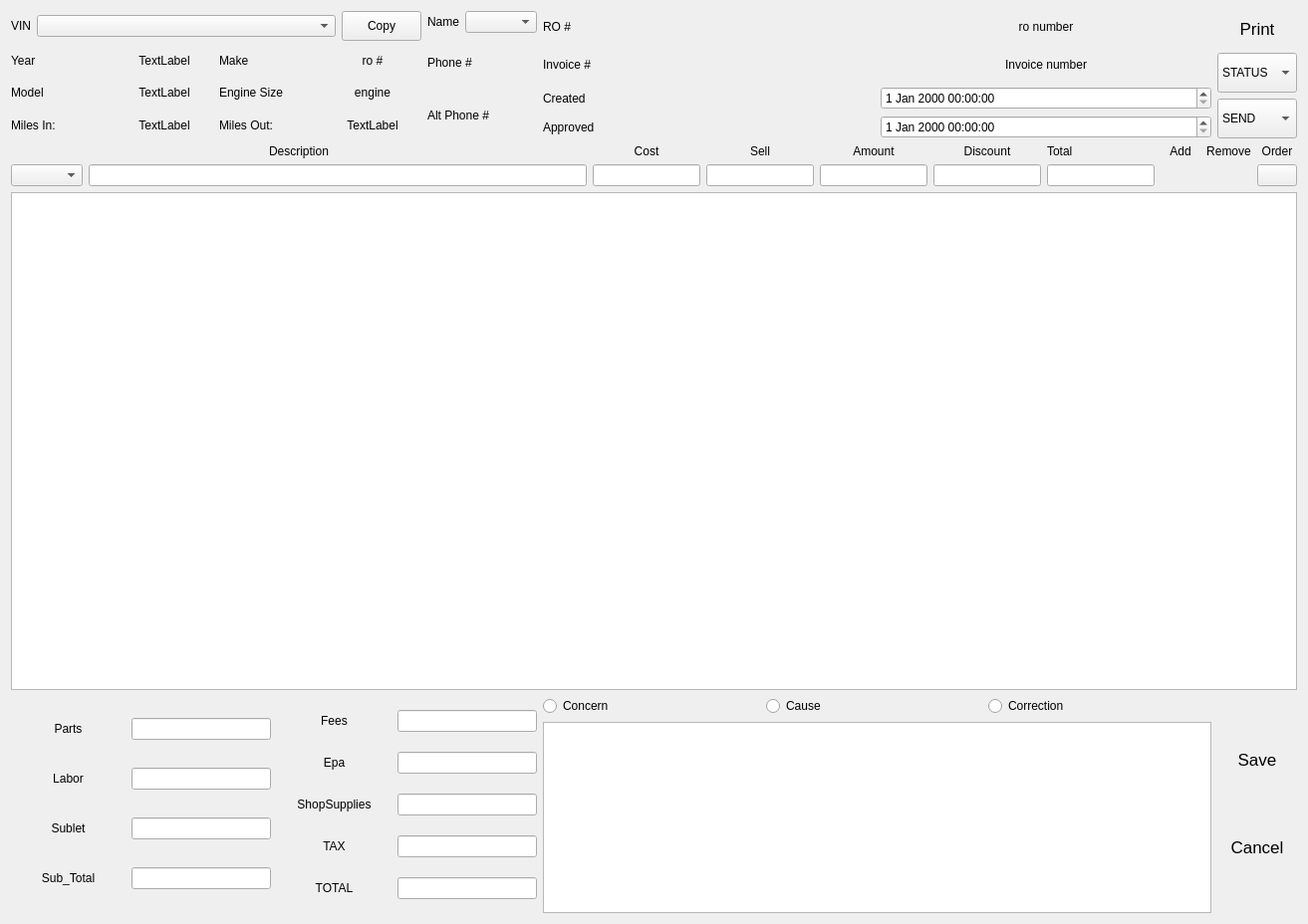
<widget class="QWidget" name="ro_control_page">
<layout class="QGridLayout" name="gridLayout_28">
<item column="0" row="0">
<layout class="QVBoxLayout" name="verticalLayout_18">
<item>
<layout class="QHBoxLayout" name="horizontalLayout_42">
<item>
<widget class="QLabel" name="vin_ro_label">
<property name="text">
<string>VIN</string>
</property>
</widget>
</item>
<item>
<widget class="QComboBox" name="vin_ro_box">
<property name="minimumSize">
<size>
<width>300</width>
<height>0</height>
</size>
</property>
</widget>
</item>
<item>
<widget class="QPushButton" name="vin_copy_button_2">
<property name="minimumSize">
<size>
<width>80</width>
<height>30</height>
</size>
</property>
<property name="maximumSize">
<size>
<width>100</width>
<height>16777215</height>
</size>
</property>

<property name="text">
<string>Copy</string>
</property>
<property name="icon">
<iconset>
<normaloff>Icons/edit.png</normaloff>Icons/edit.png</iconset>
</property>
</widget>
</item>
</layout>
</item>
<item>
<layout class="QHBoxLayout" name="horizontalLayout_46">
<item>
<layout class="QHBoxLayout" name="horizontalLayout_43">
<item>
<widget class="QLabel" name="year_label_2">
<property name="text">
<string>Year</string>
</property>
</widget>
</item>
<item>
<widget class="QLabel" name="year_ro_label">
<property name="text">
<string>TextLabel</string>
</property>
<property name="alignment">
<set>Qt::AlignCenter</set>
</property>
</widget>
</item>
</layout>
</item>
<item>
<layout class="QHBoxLayout" name="horizontalLayout_45">
<item>
<widget class="QLabel" name="make_label_2">
<property name="text">
<string>Make</string>
</property>
</widget>
</item>
<item>
<widget class="QLabel" name="make_ro_label">
<property name="text">
<string>ro #</string>
</property>
<property name="alignment">
<set>Qt::AlignCenter</set>
</property>
</widget>
</item>
</layout>
</item>
</layout>
</item>
<item>
<layout class="QHBoxLayout" name="horizontalLayout_48">
<item>
<layout class="QHBoxLayout" name="horizontalLayout_44">
<item>
<widget class="QLabel" name="model_label_2">
<property name="text">
<string>Model</string>
</property>
</widget>
</item>
<item>
<widget class="QLabel" name="model_ro_label">
<property name="text">
<string>TextLabel</string>
</property>
<property name="alignment">
<set>Qt::AlignCenter</set>
</property>
</widget>
</item>
</layout>
</item>
<item>
<layout class="QHBoxLayout" name="horizontalLayout_47">
<item>
<widget class="QLabel" name="label_3">
<property name="text">
<string>Engine Size</string>
</property>
</widget>
</item>
<item>
<widget class="QLabel" name="engine_size_ro_label">
<property name="text">
<string>engine</string>
</property>
<property name="alignment">
<set>Qt::AlignCenter</set>
</property>
</widget>
</item>
</layout>
</item>
</layout>
</item>
<item>
<layout class="QHBoxLayout" name="horizontalLayout_41">
<item>
<widget class="QLabel" name="label_5">
<property name="text">
<string>Miles In:</string>
</property>
</widget>
</item>
<item>
<widget class="QLabel" name="miles_in_label">
<property name="text">
<string>TextLabel</string>
</property>
<property name="alignment">
<set>Qt::AlignCenter</set>
</property>
</widget>
</item>
<item>
<widget class="QLabel" name="label_6">
<property name="text">
<string>Miles Out:</string>
</property>
</widget>
</item>
<item>
<widget class="QLabel" name="miles_out_label">
<property name="text">
<string>TextLabel</string>
</property>
<property name="alignment">
<set>Qt::AlignCenter</set>
</property>
</widget>
</item>
</layout>
</item>
</layout>
</item>
<item column="1" row="0">
<layout class="QVBoxLayout" name="verticalLayout_19">
<item>
<layout class="QHBoxLayout" name="horizontalLayout_49">
<item>
<widget class="QLabel" name="name_ro_label">
<property name="text">
<string>Name</string>
</property>
</widget>
</item>
<item>
<widget class="QComboBox" name="name_ro_box"/>
</item>
</layout>
</item>
<item>
<layout class="QHBoxLayout" name="horizontalLayout_50">
<item>
<widget class="QLabel" name="phone_ro_labe">
<property name="text">
<string>Phone #</string>
</property>
</widget>
</item>
</layout>
</item>
<item>
<layout class="QHBoxLayout" name="horizontalLayout_51">
<item>
<widget class="QLabel" name="alt_ro_label">
<property name="text">
<string>Alt Phone #</string>
</property>
</widget>
</item>
</layout>
</item>
</layout>
</item>
<item column="2" row="0">
<layout class="QVBoxLayout" name="verticalLayout_20">
<item>
<layout class="QHBoxLayout" name="horizontalLayout_52">
<item>
<widget class="QLabel" name="ro_label">
<property name="text">
<string>RO #</string>
</property>
</widget>
</item>
<item>
<widget class="QLabel" name="estimate_number_label">
<property name="text">
<string>ro number</string>
</property>
<property name="alignment">
<set>Qt::AlignCenter</set>
</property>
</widget>
</item>
</layout>
</item>
<item>
<layout class="QHBoxLayout" name="horizontalLayout_53">
<item>
<widget class="QLabel" name="invoice_label">
<property name="text">
<string>Invoice #</string>
</property>
</widget>
</item>
<item>
<widget class="QLabel" name="inboice_number_label">
<property name="text">
<string>Invoice number</string>
</property>
<property name="alignment">
<set>Qt::AlignCenter</set>
</property>
</widget>
</item>
</layout>
</item>
<item>
<layout class="QHBoxLayout" name="horizontalLayout_54">
<item>
<widget class="QLabel" name="create_date_label">
<property name="text">
<string>Created</string>
</property>
</widget>
</item>
<item>
<widget class="QDateTimeEdit" name="created_time"/>
</item>
</layout>
</item>
<item>
<layout class="QHBoxLayout" name="horizontalLayout_55">
<item>
<widget class="QLabel" name="approved_ro_label">
<property name="sizePolicy">
<sizepolicy hsizetype="Preferred" vsizetype="Minimum">
<horstretch>0</horstretch>
<verstretch>0</verstretch>
</sizepolicy>
</property>
<property name="text">
<string>Approved</string>
</property>
</widget>
</item>
<item>
<widget class="QDateTimeEdit" name="dateTimeEdit"/>
</item>
</layout>
</item>
</layout>
</item>
<item column="3" row="0">
<layout class="QVBoxLayout" name="verticalLayout_32">
<item>
<widget class="QPushButton" name="print_ro_button">
<property name="minimumSize">
<size>
<width>0</width>
<height>36</height>
</size>
</property>
<property name="maximumSize">
<size>
<width>200</width>
<height>36</height>
</size>
</property>
<property name="font">
<font>
<pointsize>13</pointsize>
</font>
</property>

<property name="text">
<string>Print</string>
</property>
<property name="icon">
<iconset>
<normaloff>Icons/print.png</normaloff>Icons/print.png</iconset>
</property>
<property name="iconSize">
<size>
<width>30</width>
<height>30</height>
</size>
</property>
<property name="flat">
<bool>true</bool>
</property>
</widget>
</item>
<item>
<widget class="QComboBox" name="status_box">
<property name="minimumSize">
<size>
<width>0</width>
<height>40</height>
</size>
</property>
<property name="maximumSize">
<size>
<width>200</width>
<height>16777215</height>
</size>
</property>

<item>
<property name="text">
<string>STATUS</string>
</property>
</item>
</widget>
</item>
<item>
<widget class="QComboBox" name="send_box">
<property name="minimumSize">
<size>
<width>0</width>
<height>40</height>
</size>
</property>
<property name="maximumSize">
<size>
<width>200</width>
<height>16777215</height>
</size>
</property>

<property name="currentText">
<string>SEND</string>
</property>
<item>
<property name="text">
<string>SEND</string>
</property>
</item>
</widget>
</item>
</layout>
</item>
<item colspan="4" column="0" row="1">
<layout class="QHBoxLayout" name="horizontalLayout_57">
<item>
<layout class="QVBoxLayout" name="verticalLayout_21">
<item>
<widget class="QLabel" name="label_7">
<property name="sizePolicy">
<sizepolicy hsizetype="Minimum" vsizetype="Preferred">
<horstretch>0</horstretch>
<verstretch>0</verstretch>
</sizepolicy>
</property>
<property name="minimumSize">
<size>
<width>300</width>
<height>0</height>
</size>
</property>
<property name="text">
<string>Description</string>
</property>
<property name="alignment">
<set>Qt::AlignCenter</set>
</property>
</widget>
</item>
<item>
<layout class="QHBoxLayout" name="horizontalLayout_56">
<item>
<widget class="QComboBox" name="service_type_box"/>
</item>
<item>
<widget class="QLineEdit" name="service_type_edit">
<property name="minimumSize">
<size>
<width>500</width>
<height>0</height>
</size>
</property>
<property name="alignment">
<set>Qt::AlignCenter</set>
</property>
</widget>
</item>
</layout>
</item>
</layout>
</item>
<item>
<layout class="QVBoxLayout" name="verticalLayout_22">
<item>
<widget class="QLabel" name="label_8">
<property name="text">
<string>Cost</string>
</property>
<property name="alignment">
<set>Qt::AlignCenter</set>
</property>
</widget>
</item>
<item>
<widget class="QLineEdit" name="cost_item_line">
<property name="alignment">
<set>Qt::AlignCenter</set>
</property>
</widget>
</item>
</layout>
</item>
<item>
<layout class="QVBoxLayout" name="verticalLayout_27">
<item>
<widget class="QLabel" name="label_9">
<property name="text">
<string>Sell</string>
</property>
<property name="alignment">
<set>Qt::AlignCenter</set>
</property>
</widget>
</item>
<item>
<widget class="QLineEdit" name="sell_item_line">
<property name="alignment">
<set>Qt::AlignCenter</set>
</property>
</widget>
</item>
</layout>
</item>
<item>
<layout class="QVBoxLayout" name="verticalLayout_23">
<item>
<widget class="QLabel" name="label_10">
<property name="text">
<string>Amount</string>
</property>
<property name="alignment">
<set>Qt::AlignCenter</set>
</property>
</widget>
</item>
<item>
<widget class="QLineEdit" name="amount_item_line">
<property name="alignment">
<set>Qt::AlignCenter</set>
</property>
</widget>
</item>
</layout>
</item>
<item>
<layout class="QVBoxLayout" name="verticalLayout_24">
<item>
<widget class="QLabel" name="label_12">
<property name="text">
<string>Discount</string>
</property>
<property name="alignment">
<set>Qt::AlignCenter</set>
</property>
</widget>
</item>
<item>
<widget class="QLineEdit" name="discount_item_line">
<property name="alignment">
<set>Qt::AlignCenter</set>
</property>
</widget>
</item>
</layout>
</item>
<item>
<layout class="QVBoxLayout" name="verticalLayout_28">
<item>
<widget class="QLabel" name="label_11">
<property name="text">
<string>Total</string>
</property>
</widget>
</item>
<item>
<widget class="QLineEdit" name="total_amount_line">
<property name="alignment">
<set>Qt::AlignCenter</set>
</property>
</widget>
</item>
</layout>
</item>
<item>
<layout class="QVBoxLayout" name="verticalLayout_25">
<item>
<widget class="QLabel" name="label_13">
<property name="text">
<string>Add</string>
</property>
<property name="alignment">
<set>Qt::AlignCenter</set>
</property>
</widget>
</item>
<item>
<widget class="QPushButton" name="add_update_button_2">

<property name="text">
<string/>
</property>
<property name="icon">
<iconset>
<normaloff>icons3/24x24/cil-plus.png</normaloff>icons3/24x24/cil-plus.png</iconset>
</property>
<property name="iconSize">
<size>
<width>30</width>
<height>30</height>
</size>
</property>
<property name="flat">
<bool>true</bool>
</property>
</widget>
</item>
</layout>
</item>
<item>
<layout class="QVBoxLayout" name="verticalLayout_26">
<item>
<widget class="QLabel" name="label_14">
<property name="text">
<string>Remove</string>
</property>
<property name="alignment">
<set>Qt::AlignCenter</set>
</property>
</widget>
</item>
<item>
<widget class="QPushButton" name="delete_button_2">

<property name="text">
<string/>
</property>
<property name="icon">
<iconset>
<normaloff>icons3/24x24/cil-minus.png</normaloff>icons3/24x24/cil-minus.png</iconset>
</property>
<property name="iconSize">
<size>
<width>30</width>
<height>30</height>
</size>
</property>
<property name="flat">
<bool>true</bool>
</property>
</widget>
</item>
</layout>
</item>
<item>
<layout class="QVBoxLayout" name="verticalLayout_29">
<item>
<widget class="QLabel" name="label_15">
<property name="text">
<string>Order</string>
</property>
<property name="alignment">
<set>Qt::AlignCenter</set>
</property>
</widget>
</item>
<item>
<widget class="QPushButton" name="parts_order_button">

<property name="text">
<string/>
</property>
<property name="icon">
<iconset>
<normaloff>icons3/24x24/cil-rss.png</normaloff>icons3/24x24/cil-rss.png</iconset>
</property>
<property name="iconSize">
<size>
<width>30</width>
<height>30</height>
</size>
</property>
</widget>
</item>
</layout>
</item>
</layout>
</item>
<item colspan="4" column="0" row="2">
<widget class="QTableWidget" name="activity_table">
<property name="minimumSize">
<size>
<width>0</width>
<height>500</height>
</size>
</property>
</widget>
</item>
<item colspan="2" column="0" row="3">
<layout class="QHBoxLayout" name="horizontalLayout_58">
<item>
<layout class="QVBoxLayout" name="verticalLayout_30">
<item>
<layout class="QHBoxLayout" name="horizontalLayout_59">
<item>
<widget class="QLabel" name="parts_total_label_2">

<property name="text">
<string>Parts</string>
</property>
<property name="alignment">
<set>Qt::AlignCenter</set>
</property>
</widget>
</item>
<item>
<widget class="QLineEdit" name="parts_total_line_2">
<property name="maximumSize">
<size>
<width>140</width>
<height>16777215</height>
</size>
</property>

<property name="alignment">
<set>Qt::AlignCenter</set>
</property>
</widget>
</item>
</layout>
</item>
<item>
<layout class="QHBoxLayout" name="horizontalLayout_60">
<item>
<widget class="QLabel" name="labor_total_label_2">

<property name="text">
<string>Labor</string>
</property>
<property name="alignment">
<set>Qt::AlignCenter</set>
</property>
</widget>
</item>
<item>
<widget class="QLineEdit" name="labor_total_line_2">
<property name="maximumSize">
<size>
<width>140</width>
<height>16777215</height>
</size>
</property>

<property name="alignment">
<set>Qt::AlignCenter</set>
</property>
</widget>
</item>
</layout>
</item>
<item>
<layout class="QHBoxLayout" name="horizontalLayout_61">
<item>
<widget class="QLabel" name="sublet_total_label_2">

<property name="text">
<string>Sublet</string>
</property>
<property name="alignment">
<set>Qt::AlignCenter</set>
</property>
</widget>
</item>
<item>
<widget class="QLineEdit" name="sublet_total_line_2">
<property name="maximumSize">
<size>
<width>140</width>
<height>16777215</height>
</size>
</property>

<property name="alignment">
<set>Qt::AlignCenter</set>
</property>
</widget>
</item>
</layout>
</item>
<item>
<layout class="QHBoxLayout" name="horizontalLayout_62">
<item>
<widget class="QLabel" name="sub_total_label_2">

<property name="text">
<string>Sub_Total</string>
</property>
<property name="alignment">
<set>Qt::AlignCenter</set>
</property>
</widget>
</item>
<item>
<widget class="QLineEdit" name="sub_total_line_2">
<property name="maximumSize">
<size>
<width>140</width>
<height>16777215</height>
</size>
</property>

<property name="alignment">
<set>Qt::AlignCenter</set>
</property>
</widget>
</item>
</layout>
</item>
</layout>
</item>
<item>
<layout class="QVBoxLayout" name="verticalLayout_31">
<item>
<layout class="QHBoxLayout" name="horizontalLayout_63">
<item>
<widget class="QLabel" name="fees_total_label_2">

<property name="text">
<string>Fees</string>
</property>
<property name="alignment">
<set>Qt::AlignCenter</set>
</property>
</widget>
</item>
<item>
<widget class="QLineEdit" name="fees_total_line_2">
<property name="maximumSize">
<size>
<width>140</width>
<height>16777215</height>
</size>
</property>

<property name="alignment">
<set>Qt::AlignCenter</set>
</property>
</widget>
</item>
</layout>
</item>
<item>
<layout class="QHBoxLayout" name="horizontalLayout_64">
<item>
<widget class="QLabel" name="EPA_total_label_2">

<property name="text">
<string>Epa</string>
</property>
<property name="alignment">
<set>Qt::AlignCenter</set>
</property>
</widget>
</item>
<item>
<widget class="QLineEdit" name="EPA_total_line_2">
<property name="maximumSize">
<size>
<width>140</width>
<height>16777215</height>
</size>
</property>

<property name="alignment">
<set>Qt::AlignCenter</set>
</property>
</widget>
</item>
</layout>
</item>
<item>
<layout class="QHBoxLayout" name="horizontalLayout_65">
<item>
<widget class="QLabel" name="shop_supplies_label_2">

<property name="text">
<string>ShopSupplies</string>
</property>
<property name="alignment">
<set>Qt::AlignCenter</set>
</property>
</widget>
</item>
<item>
<widget class="QLineEdit" name="shop_supplies_line_2">
<property name="maximumSize">
<size>
<width>140</width>
<height>16777215</height>
</size>
</property>

<property name="alignment">
<set>Qt::AlignCenter</set>
</property>
</widget>
</item>
</layout>
</item>
<item>
<layout class="QHBoxLayout" name="horizontalLayout_66">
<item>
<widget class="QLabel" name="tax_total_label_2">

<property name="text">
<string>TAX</string>
</property>
<property name="alignment">
<set>Qt::AlignCenter</set>
</property>
</widget>
</item>
<item>
<widget class="QLineEdit" name="tax_total_line_2">
<property name="maximumSize">
<size>
<width>140</width>
<height>16777215</height>
</size>
</property>

<property name="alignment">
<set>Qt::AlignCenter</set>
</property>
</widget>
</item>
</layout>
</item>
<item>
<layout class="QHBoxLayout" name="horizontalLayout_67">
<item>
<widget class="QLabel" name="total_label_3">

<property name="text">
<string>TOTAL</string>
</property>
<property name="alignment">
<set>Qt::AlignCenter</set>
</property>
</widget>
</item>
<item>
<widget class="QLineEdit" name="total_line_edit_2">
<property name="minimumSize">
<size>
<width>0</width>
<height>0</height>
</size>
</property>
<property name="maximumSize">
<size>
<width>140</width>
<height>16777215</height>
</size>
</property>

</widget>
</item>
</layout>
</item>
</layout>
</item>
</layout>
</item>
<item column="2" row="3">
<layout class="QVBoxLayout" name="verticalLayout_33">
<item>
<layout class="QHBoxLayout" name="horizontalLayout_69">
<property name="spacing">
<number>0</number>
</property>
<item>
<widget class="QRadioButton" name="concern_button_3">
<property name="maximumSize">
<size>
<width>16777215</width>
<height>36</height>
</size>
</property>

<property name="text">
<string>Concern</string>
</property>
</widget>
</item>
<item>
<widget class="QRadioButton" name="cause_button_3">
<property name="maximumSize">
<size>
<width>16777215</width>
<height>36</height>
</size>
</property>

<property name="text">
<string>Cause</string>
</property>
</widget>
</item>
<item>
<widget class="QRadioButton" name="correction_button_3">
<property name="maximumSize">
<size>
<width>16777215</width>
<height>36</height>
</size>
</property>

<property name="text">
<string>Correction</string>
</property>
</widget>
</item>
</layout>
</item>
<item>
<widget class="QTextEdit" name="concern_edit">

</widget>
</item>
</layout>
</item>
<item column="3" row="3">
<layout class="QVBoxLayout" name="verticalLayout_4">
<item>
<widget class="QPushButton" name="ro_save_button">
<property name="sizePolicy">
<sizepolicy hsizetype="Minimum" vsizetype="Fixed">
<horstretch>0</horstretch>
<verstretch>0</verstretch>
</sizepolicy>
</property>
<property name="minimumSize">
<size>
<width>0</width>
<height>36</height>
</size>
</property>
<property name="maximumSize">
<size>
<width>16777215</width>
<height>36</height>
</size>
</property>
<property name="font">
<font>
<pointsize>13</pointsize>
</font>
</property>
<property name="layoutDirection">
<enum>Qt::LeftToRight</enum>
</property>

<property name="text">
<string>Save</string>
</property>
<property name="icon">
<iconset>
<normaloff>icons3/24x24/cil-check.png</normaloff>icons3/24x24/cil-check.png</iconset>
</property>
<property name="iconSize">
<size>
<width>30</width>
<height>30</height>
</size>
</property>
<property name="flat">
<bool>true</bool>
</property>
</widget>
</item>
<item>
<widget class="QPushButton" name="ro_cancel_button">
<property name="minimumSize">
<size>
<width>0</width>
<height>36</height>
</size>
</property>
<property name="maximumSize">
<size>
<width>16777215</width>
<height>36</height>
</size>
</property>
<property name="font">
<font>
<pointsize>13</pointsize>
</font>
</property>
<property name="layoutDirection">
<enum>Qt::LeftToRight</enum>
</property>

<property name="text">
<string>Cancel</string>
</property>
<property name="icon">
<iconset>
<normaloff>icons3/24x24/cil-x.png</normaloff>icons3/24x24/cil-x.png</iconset>
</property>
<property name="iconSize">
<size>
<width>30</width>
<height>30</height>
</size>
</property>
<property name="flat">
<bool>true</bool>
</property>
</widget>
</item>
</layout>
</item>
</layout>
</widget>
